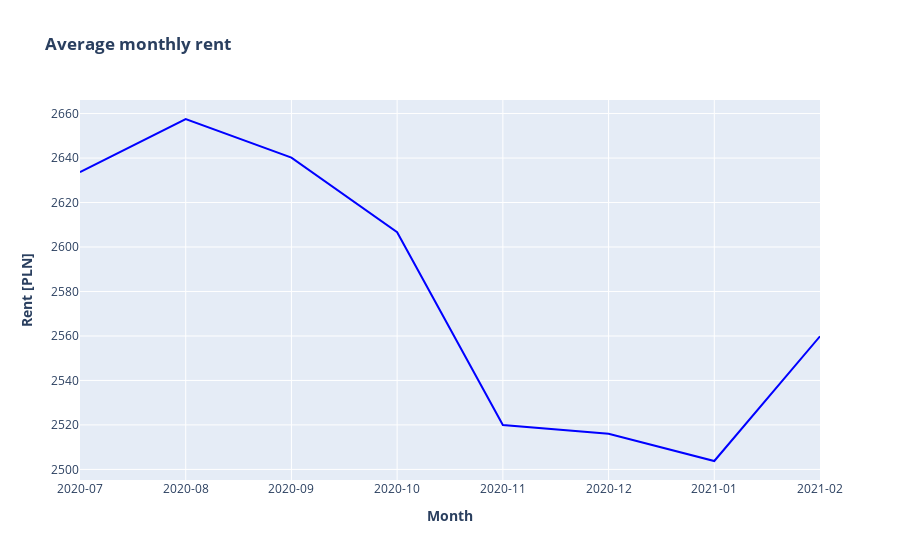

Notebook code for this chart:
### Markdown cell above
## Improved annotation formatting

### Code cell
trace0=go.Scatter(
            x=df_monthly.year_month,
            y=df_monthly.total_monthly_price,
            hovertemplate= '%{text}',
            mode='lines',
            marker=dict(
            color="blue",

                
          
            
            ),
            name="",
    

    
        text=['<b>Mean monthly price: {:.0f} </b><br>monthly change {:.1f}% <br><br>Offers count: {:.0f}<br>Avg Area: {:.2f}'\
                              .format(df_monthly.total_monthly_price[i],
                                      df_monthly.change[i],
                                      df_monthly.offers[i],
                                      df_monthly.area[i],
                                     ) for i in range(0, df_monthly.shape[0])],

        )

data=[trace0]
    
figure=go.Figure(
    data=data,
    layout=go.Layout(
        title="<b>Average monthly rent",
            yaxis=dict(title="<b>Rent [PLN]"),
        xaxis=dict(title="<b>Month",type="category")

    
    ))
iplot(figure)

### Figure 1 — Plotly figure (JSON) as saved in the notebook; plotly's stock layout.template omitted (floating-point values rounded to 4 significant figures)
{"data": [{"hovertemplate": "%{text}", "marker": {"color": "blue"}, "mode": "lines", "name": "", "text": ["<b>Mean monthly price: 2634 </b><br>monthly change 0.0% <br><br>Offers count: 6678<br>Avg Area: 41.70", "<b>Mean monthly price: 2658 </b><br>monthly change 0.9% <br><br>Offers count: 5436<br>Avg Area: 41.79", "<b>Mean monthly price: 2640 </b><br>monthly change -0.7% <br><br>Offers count: 6381<br>Avg Area: 41.88", "<b>Mean monthly price: 2607 </b><br>monthly change -1.3% <br><br>Offers count: 6005<br>Avg Area: 41.61", "<b>Mean monthly price: 2520 </b><br>monthly change -3.3% <br><br>Offers count: 8384<br>Avg Area: 41.22", "<b>Mean monthly price: 2516 </b><br>monthly change -0.2% <br><br>Offers count: 8238<br>Avg Area: 41.34", "<b>Mean monthly price: 2504 </b><br>monthly change -0.5% <br><br>Offers count: 8999<br>Avg Area: 41.53", "<b>Mean monthly price: 2560 </b><br>monthly change 2.2% <br><br>Offers count: 7740<br>Avg Area: 42.09"], "type": "scatter", "x": ["2020-07", "2020-08", "2020-09", "2020-10", "2020-11", "2020-12", "2021-01", "2021-02"], "y": [2634.0, 2658.0, 2640.0, 2607.0, 2520.0, 2516.0, 2504.0, 2560.0]}], "layout": {"title": {"text": "<b>Average monthly rent"}, "xaxis": {"title": {"text": "<b>Month"}, "type": "category"}, "yaxis": {"title": {"text": "<b>Rent [PLN]"}}}}
